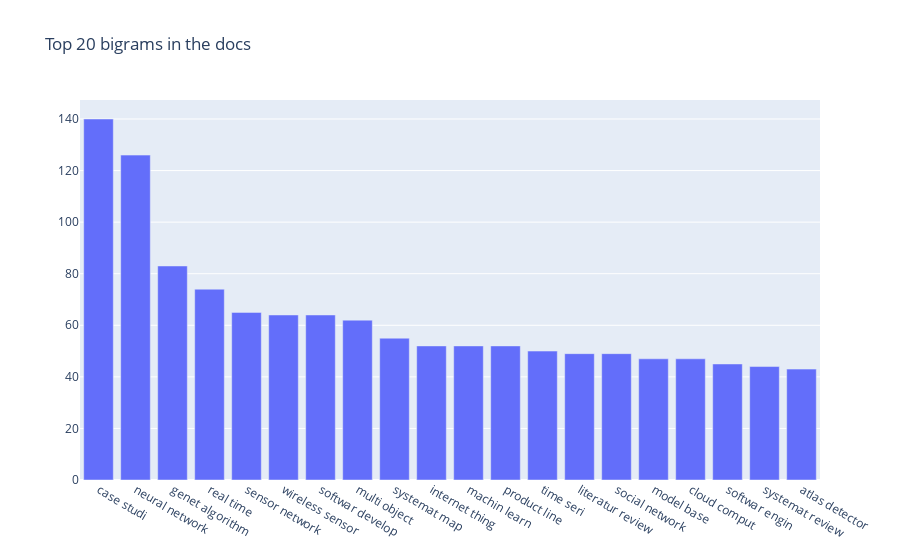

The cell this chart's notebook holds for it:
### Code cell
def get_top_n_bigram(corpus, n=None):
    vec = CountVectorizer(ngram_range=(2, 2), stop_words='english').fit(corpus)
    bag_of_words = vec.transform(corpus)
    sum_words = bag_of_words.sum(axis=0) 
    words_freq = [(word, sum_words[0, idx]) for word, idx in vec.vocabulary_.items()]
    words_freq =sorted(words_freq, key = lambda x: x[1], reverse=True)
    return words_freq[:n]

common_words = get_top_n_bigram(df['clean'], 20)
df3 = pd.DataFrame(common_words, columns = ['bigram' , 'count'])

fig = go.Figure([go.Bar(x=df3['bigram'], y=df3['count'])])
fig.update_layout(title=go.layout.Title(text="Top 20 bigrams in the docs"))
fig.show()

### Figure 1 — Plotly figure (JSON) as saved in the notebook; plotly's stock layout.template omitted (floating-point values rounded to 4 significant figures)
{"data": [{"type": "bar", "x": ["case studi", "neural network", "genet algorithm", "real time", "sensor network", "wireless sensor", "softwar develop", "multi object", "systemat map", "internet thing", "machin learn", "product line", "time seri", "literatur review", "social network", "model base", "cloud comput", "softwar engin", "systemat review", "atlas detector"], "y": [140, 126, 83, 74, 65, 64, 64, 62, 55, 52, 52, 52, 50, 49, 49, 47, 47, 45, 44, 43]}], "layout": {"title": {"text": "Top 20 bigrams in the docs"}}}
